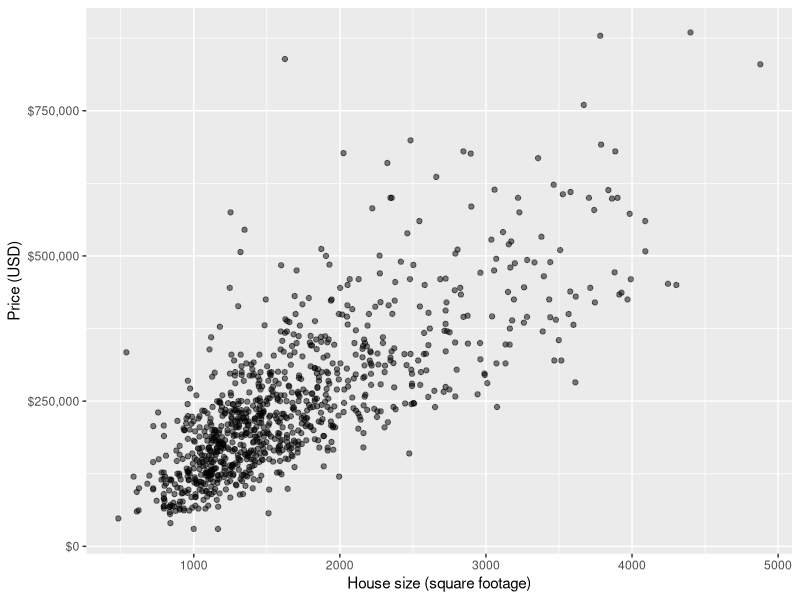
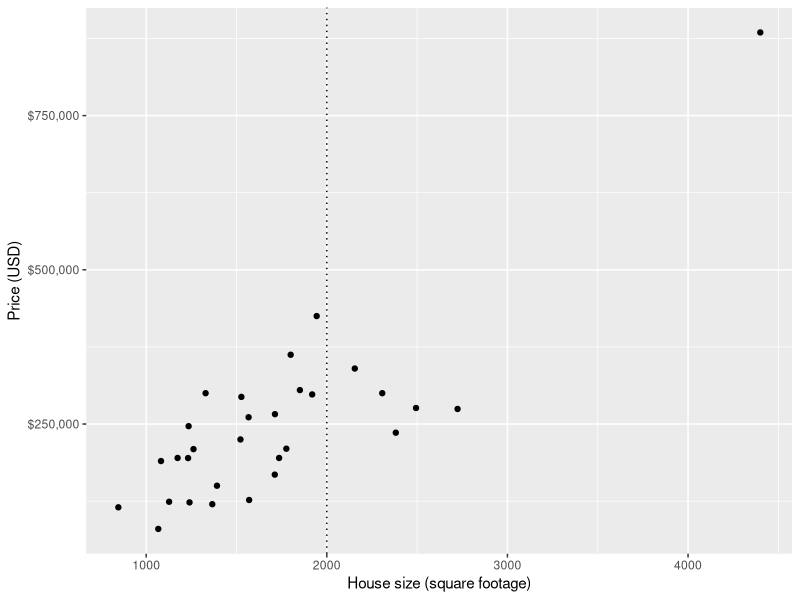
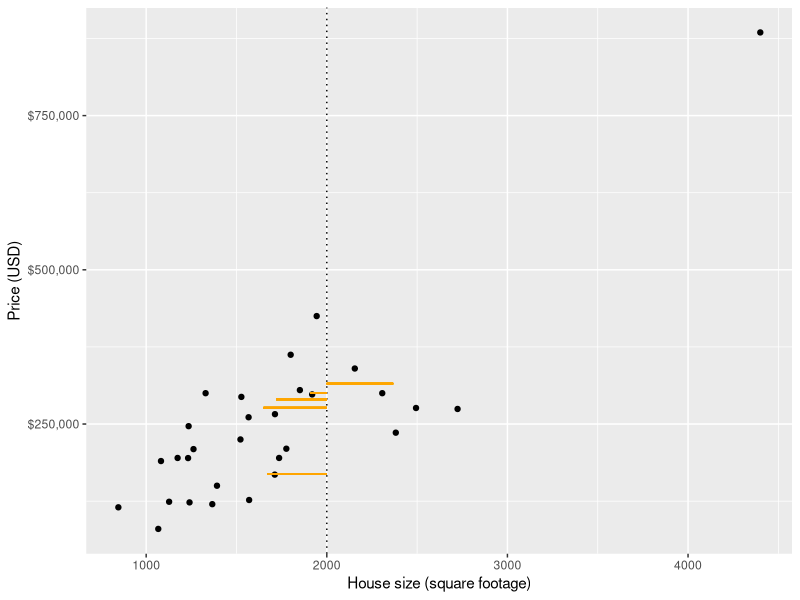
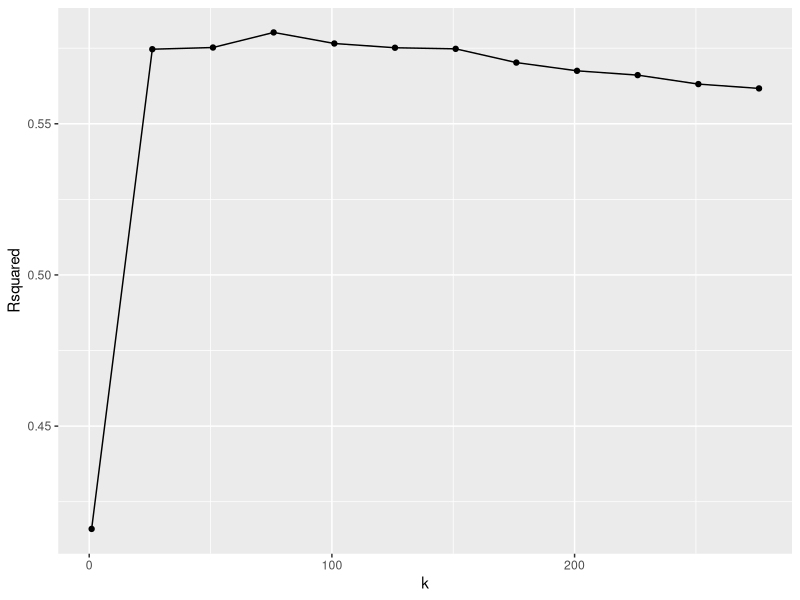

Recreate these plots in R, in order.
## ---- chunk 1
knitr::opts_chunk$set(echo = TRUE)
## ---- chunk 2
library(tidyverse)
library(scales)
library(caret)

data(Sacramento)
head(Sacramento)
## ---- chunk 3
eda <- ggplot(Sacramento, aes(x = sqft, y = price)) +
  geom_point(alpha = 0.5) +
  xlab("House size (square footage)") +
  ylab("Price (USD)") +
  scale_y_continuous(labels=dollar_format()) 
eda
## ---- chunk 4
set.seed(2019)
small_sacramento <- sample_n(Sacramento, size = 30)
## ---- chunk 5
small_plot <- ggplot(small_sacramento, aes(x = sqft, y = price)) +
  geom_point() +
  xlab("House size (square footage)") +
  ylab("Price (USD)") +
  scale_y_continuous(labels=dollar_format()) +
  geom_vline(xintercept = 2000, linetype = "dotted") 
small_plot
## ---- chunk 6
small_sacramento %>% 
  mutate(diff = abs(2000 - sqft)) %>% 
  arrange(diff) %>% 
  head(5)
## ---- chunk 7
small_plot +
  geom_segment(aes(x = 2000, y = 300500, xend = 1910, yend = 300500), col = "orange") + 
  geom_segment(aes(x = 2000, y = 290000, xend = 1720, yend = 290000), col = "orange") + 
  geom_segment(aes(x = 2000, y = 168750, xend = 1669, yend = 168750), col = "orange") +
  geom_segment(aes(x = 2000, y = 276500, xend = 1650, yend = 276500), col = "orange") + 
  geom_segment(aes(x = 2000, y = 315537, xend = 2367, yend = 315537), col = "orange") 

## ---- chunk 8
small_sacramento %>% 
  mutate(diff = abs(2000 - sqft)) %>% 
  arrange(diff) %>% 
  head(5) %>% 
  summarise(predicted = mean(price))

## ---- chunk 9
set.seed(2019) # makes the random selection of rows reproducible
training_rows <- Sacramento %>% 
  select(price) %>% 
  unlist() %>% # converts Class from a tibble to a vector
  createDataPartition(p = 0.6, list = FALSE)

X_train <- Sacramento %>% 
  select(sqft) %>% 
  slice(training_rows) %>% 
  data.frame()

Y_train <- Sacramento %>% 
  select(price) %>% 
  slice(training_rows) %>% 
  unlist()

X_test <- Sacramento %>% 
  select(sqft) %>% 
  slice(-training_rows) %>% 
  data.frame()

Y_test <- Sacramento %>% 
  select(price) %>% 
  slice(-training_rows) %>% 
  unlist()
## ---- chunk 10
train_control <- trainControl(method = "cv", number = 10)
k_lots = data.frame(k = seq(from = 1, to = 300, by = 25)) # makes a column of k's, from 1 to 25

set.seed(1234)
knn_reg_cv_10 <- train(x = X_train, y = Y_train, method = "knn", tuneGrid = k_lots, trControl = train_control, metric = "Rsquared")
knn_reg_cv_10

ggplot(knn_reg_cv_10$results, aes(x = k, y = Rsquared)) +
  geom_point() +
  geom_line()
## ---- chunk 11
k = data.frame(k = 76)

set.seed(1234)
knn_reg_final <- train(x = X_train, y = Y_train, method = "knn", tuneGrid = k)

test_pred <- predict(knn_reg_final, X_test)
modelvalues <- data.frame(obs = Y_test, pred = test_pred)
test_results <- defaultSummary(modelvalues)
test_results
